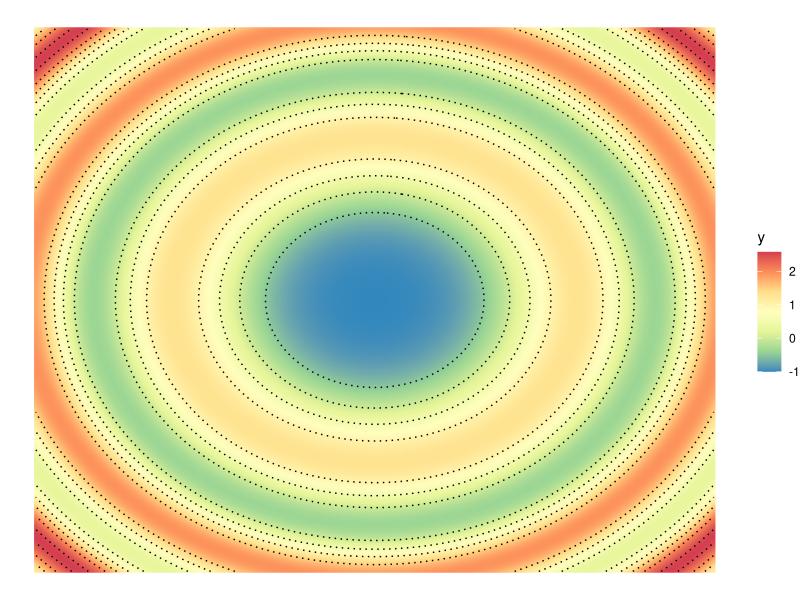
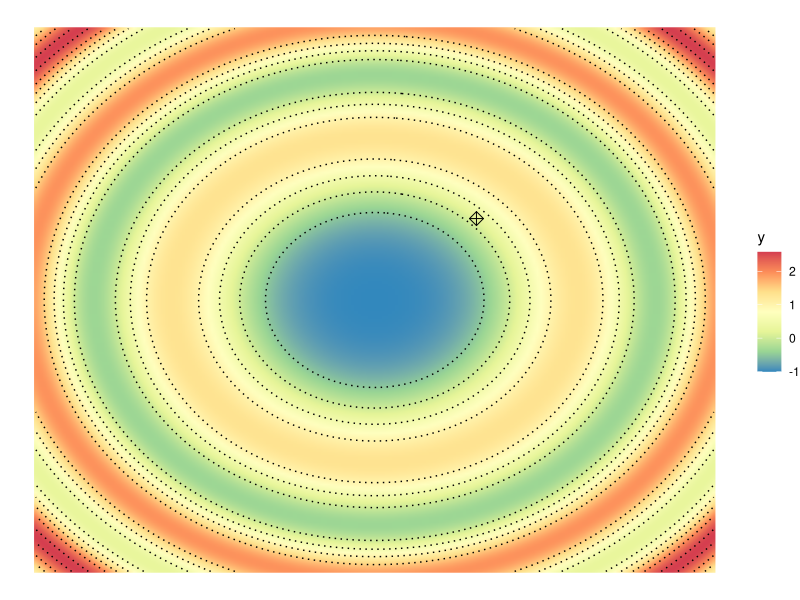
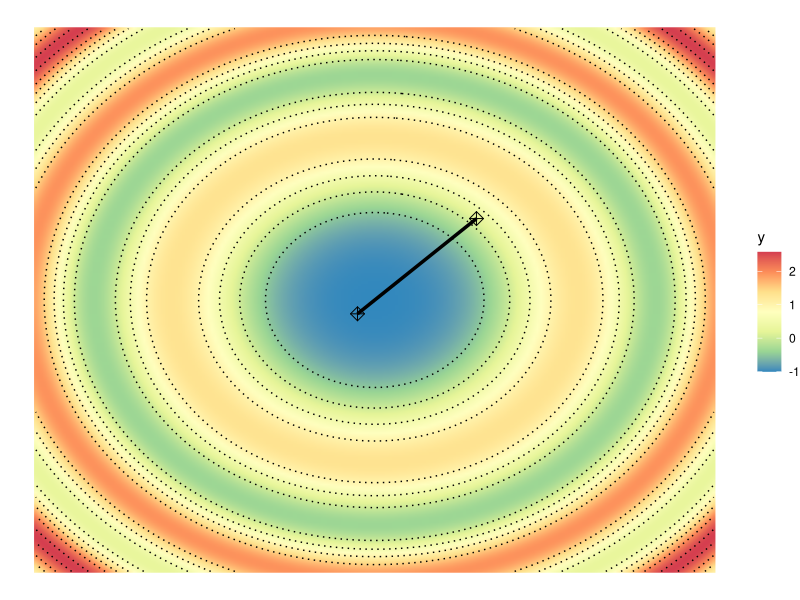

Source code (R) for these figures, in order:
## ---- chunk 1
f_fun <- function(x,gamma=4){
  return(x[1]^2+gamma*x[2]^2)
}

f_grad <- function(x,gamma=4){
  g = rep(0,2)
  g[1] = 2*x[1]
  g[2] = 2*gamma*x[2]
  return(g)
}

f_hessian <- function(x,gamma=4){
  H = matrix(0, nrow=2, ncol=2)
  H[1,1] = 2
  H[2,2] = 2*gamma
  return(H)
}

plot_scale = 2
plot_center = c(0,0)
## ---- chunk 2
f_fun <- function(x){
  return(exp(x[1]+3*x[2]-0.1)+exp(x[1]-3*x[2]-0.1)+exp(-x[1]-0.1))
}

f_grad <- function(x){
  g = rep(0,2)
  g[1] = exp(x[1]+3*x[2]-0.1)+exp(x[1]-3*x[2]-0.1)-exp(-x[1]-0.1)
  g[2] = 3*exp(x[1]+3*x[2]-0.1)-3*exp(x[1]-3*x[2]-0.1)
  return(g)
}

f_hessian <- function(x){
  H = matrix(0, nrow=2, ncol=2)
  H[1,1] = exp(x[1]+3*x[2]-0.1)+exp(x[1]-3*x[2]-0.1)+exp(-x[1]-0.1)
  H[2,1] = 3*exp(x[1]+3*x[2]-0.1)-3*exp(x[1]-3*x[2]-0.1)
  H[1,2] = H[2,1]
  H[2,2] = 9*exp(x[1]+3*x[2]-0.1)+9*exp(x[1]-3*x[2]-0.1)
  return(H)
}

plot_scale = 1
plot_center = c(-0.345,0)
## ---- chunk 3
f_fun <- function(x, gamma=0.1){
  return(-cos(x[1]^2+x[2]^2) + gamma * (x[1]^2+x[2]^2) )
}

f_grad <- function(x, gamma=0.1){
  g = rep(0,2)
  g[1] = sin(x[1]^2+x[2]^2) * 2 * x[1] + 2*gamma*x[1]
  g[2] = sin(x[1]^2+x[2]^2) * 2 * x[2] + 2*gamma*x[2]
  return(g)
}

f_hessian <- function(x, gamma=0.1){
  H = matrix(0, nrow=2, ncol=2)
  xl2 = x[1]^2 + x[2]^2
  H[1,1] = 2*sin(xl2) + 4*x[1]^2*cos(xl2) + 0.2
  H[2,1] = 4*x[1]*x[2]*cos(xl2)
  H[1,2] = H[2,1]
  H[2,2] = 2*sin(xl2) + 4*x[2]^2*cos(xl2) + 0.2
  return(H) 
}

plot_scale = 3
plot_center = c(0,0)
## ---- chunk 4
library(ggplot2)
x_uni = seq(-1,1,0.01)*plot_scale
n_uni = length(x_uni)
n = n_uni^2
x = matrix(0, nrow=n, ncol=2)
y = rep(0, n)
loc = 1
for (i in 1:n_uni){
  for (j in 1:n_uni){
    x[loc,] = c(x_uni[i], x_uni[j]) + plot_center
    y[loc] = f_fun(x[loc,])
    loc = loc + 1
  }
}
df = data.frame(x1=x[,1],x2=x[,2],y=y)
p0 = ggplot() + geom_raster(data=df,aes(x1,x2,fill=y),interpolate=TRUE) + 
  scale_fill_distiller(palette = "Spectral") + 
  geom_contour(data=df,aes(x1,x2,z=y),color='black',linetype="dotted") + 
  theme_void()
print(p0)
## ---- chunk 5
Newton <- function(fun, grad, hes, x, y){
  gradient = grad(x)
  hessian = hes(x)
  delta_x = - solve(hessian) %*% matrix(gradient,nrow=length(gradient),ncol=1)
  x_new = x + delta_x
  y_new = fun(x_new)
  return(list(x_new,y_new))
}
## ---- chunk 6
x = c(0.3,0.3)*plot_scale + plot_center
y = f_fun(x)
df_point = data.frame(x1=x[1],x2=x[2])
pk = p0 + geom_point(data=df_point,aes(x1,x2),shape=9,size=3)
print(pk)
## ---- chunk 7
tol = 1e-5
xy_new = Newton(f_fun, f_grad, f_hessian, x, y)
x_new = xy_new[[1]]
df_point = data.frame(x1=x_new[1],x2=x_new[2])
df_line = data.frame(x1=c(x[1],x_new[1]),x2=c(x[2],x_new[2]))
pk = pk + geom_point(data=df_point,aes(x1,x2),shape=9,size=3) + 
  geom_line(data=df_line,aes(x1,x2),linewidth=1.2)
print(pk)
x = x_new
y = xy_new[[2]]
print(xy_new)
